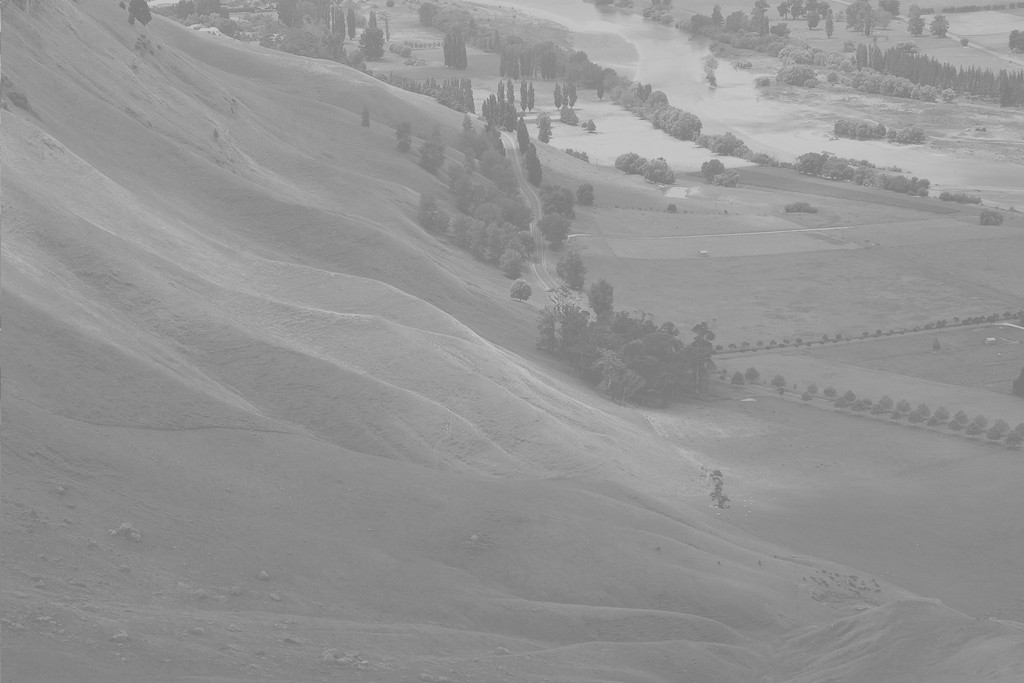
#> input picture Kurs_2_Goruntu_Isleme/resimler/hist_equ.jpg, 1024 x 683 px
$ python 13_histogramEqualization.py
#> lines starting #> are read from the running program, lines starting #| are printed output that depends on the picture
import cv2
import matplotlib.pyplot as plt
import numpy as np

# Orijinal görüntüyü yükle
img = cv2.imread("resimler/hist_equ.jpg", 0)
#> img is the input picture: shape (683, 1024); min 114, max 208, mean 148
cv2.imshow("Orijinal", img)

# Orijinal görüntünün histogramını hesapla
img_hist = cv2.calcHist([img], channels=[0], mask=None, histSize=[256], ranges=[0, 256])
#> img_hist = 256 values, max 28701 at index 137, min 0 at index 0, mean 2732

# Orijinal histogramı çubuk grafik olarak çiz
plt.figure()
x = np.arange(256)  # Piksel değerleri (0-255)
plt.bar(x, img_hist.flatten(), color='blue', alpha=0.7, edgecolor='black')
plt.xlabel('Piksel Değerleri')
plt.ylabel('Genlik')
plt.title('Orijinal Histogram Grafiği')
plt.show()
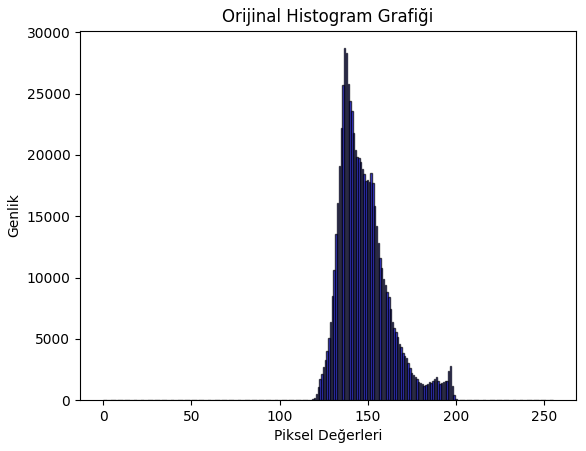
#> figure drawn by matplotlib, 1 panel; tallest bar 28701 high, from x = 136.6 to 137.4

# Histogram eşitleme
eq_hist_img = cv2.equalizeHist(img)
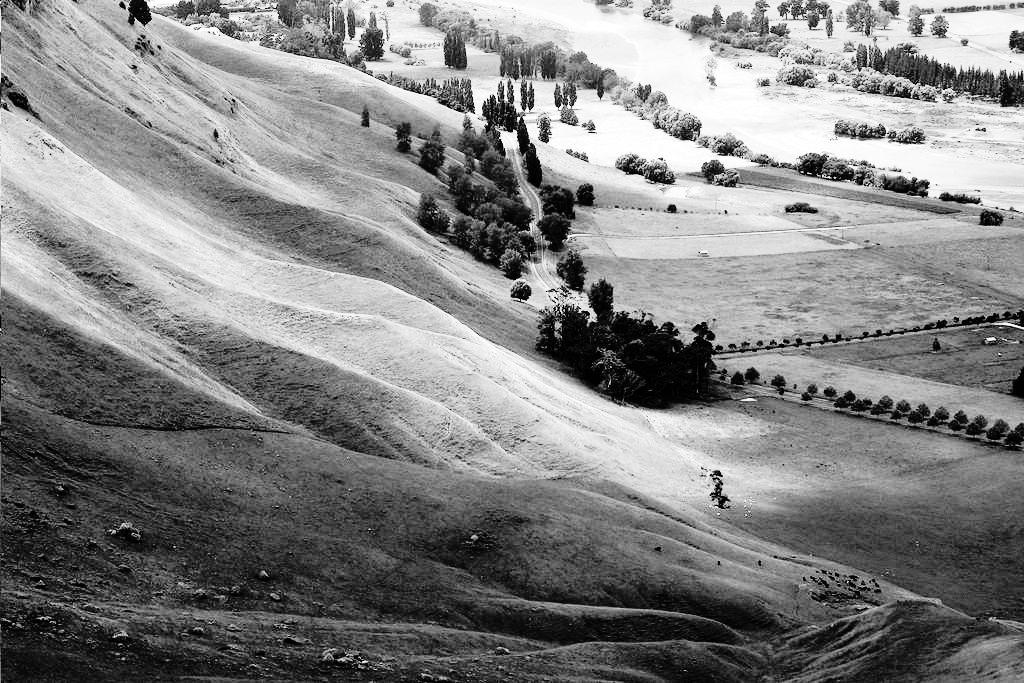
#> eq_hist_img: shape (683, 1024); min 0, max 255, mean 130.5
cv2.imshow("Çıktı", eq_hist_img)

# Eşitlenmiş görüntünün histogramını hesapla
eq_hist = cv2.calcHist([eq_hist_img], channels=[0], mask=None, histSize=[256], ranges=[0, 256])
#> eq_hist = 256 values, max 28701 at index 63, min 0 at index 5, mean 2732

# Eşitlenmiş histogramı çubuk grafik olarak çiz
plt.figure()
plt.bar(x, eq_hist.flatten(), color='green', alpha=0.7, edgecolor='black')  # Farklı renk seçildi
plt.xlabel('Piksel Değerleri')
plt.ylabel('Genlik')
plt.title('Eşitlenmiş Histogram Grafiği')
plt.show()
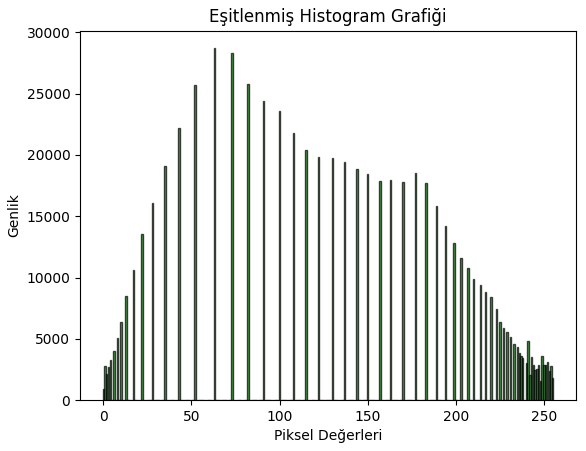
#> figure drawn by matplotlib, 1 panel; tallest bar 28701 high, from x = 62.6 to 63.4

if cv2.waitKey() == ord("q"):
#> (key q is pressed here)
    cv2.destroyAllWindows()
